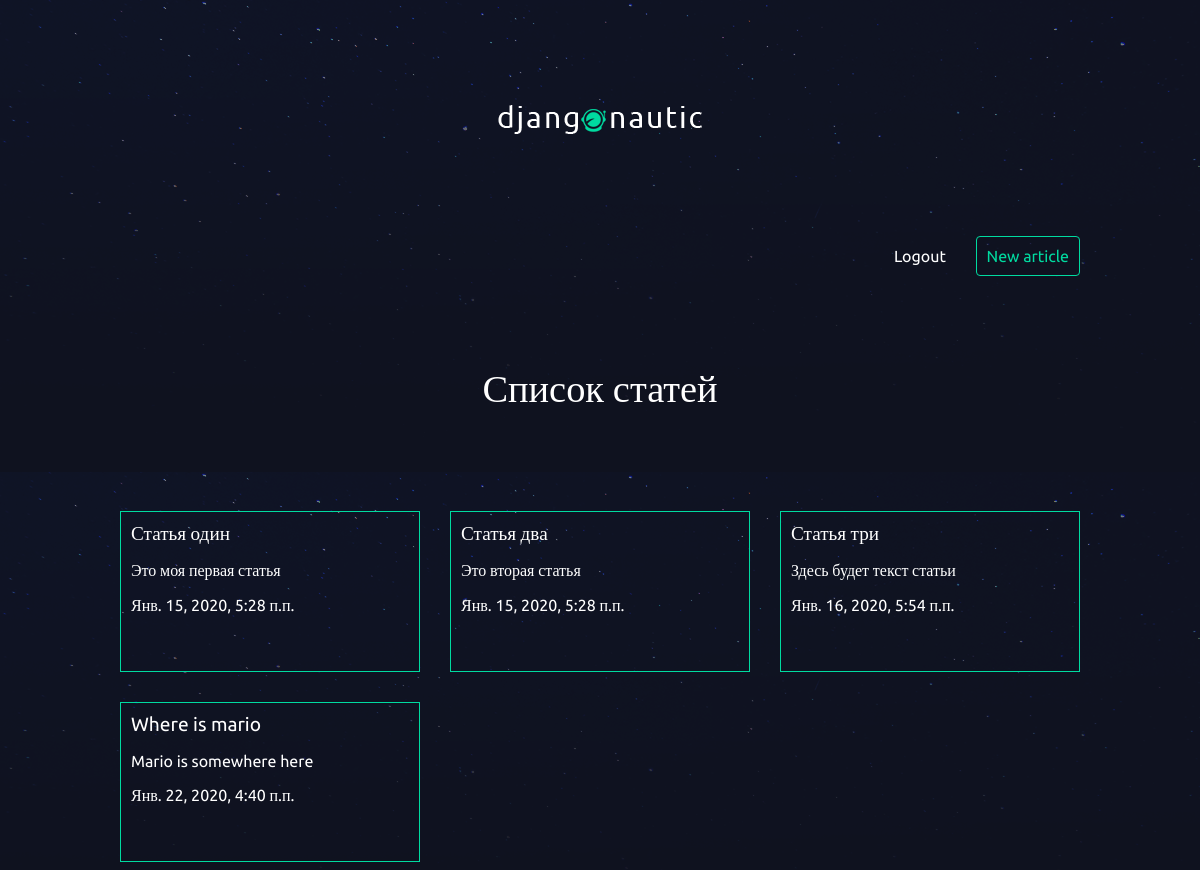
The app's page / (signed in) with its own data.
### blog/models.py (models this page shows, shortened)
class Article(models.Model):
    title = models.CharField(max_length=100)
    slug = models.SlugField(null=True, blank=True)
    body = models.TextField(null=True, blank=True)
    seo_title = models.CharField(null=True, blank=True, max_length=100)
    seo_description = models.CharField(null=True, blank=True, max_length=1000)
    date = models.DateTimeField(auto_now_add=True)
    thumb = models.ImageField(default='default.png', blank=True)
    author = models.ForeignKey(User, on_delete=models.CASCADE, default=None)

### blog/views.py (the view)
# urls.py: path('', views.article_list, name='list'),
def article_list(request):
    articles = Article.objects.all().order_by('date')
    return render(request, 'articles/article_list.html', {'articles':articles})

### blog/templates/articles/article_list.html
{% extends 'base_layout.html' %}
{% block content %}
    <h1>Список статей</h1>
    <div class="articles">
        {% for article in articles %}
            <div class="article">
                <h2><a href="{% url 'detail' slug=article.slug %}">{{ article.title }}</a></h2>
                <p>{{ article.body }}</p>
                <p>{{ article.date }}</p>
            </div>
        {% endfor %}
    </div>
{% endblock %}

### assets/styles.css (style rules this page uses)
body { background-color: #0f121f; background-image: url(/static/stars.png); background-repeat-y: no-repeat; color: #fff; }
body * { font-family: Ubuntu; }
h1, h2, h3, h4, h5 { font-weight: normal; margin: 0; }
a, a:hover, a:visited { color: #fff; text-decoration: none; }
div.wrapper > h1 { text-align: center; margin: 100px auto; font-size: 2.4em }
.articles { display: grid; grid-template-columns: 1fr 1fr 1fr; grid-gap: 30px; }
.article { padding: 10px; border: 1px solid #00dba0; position: relative; padding-bottom: 40px; }
.article h2 { font-size: 1.2em; }

### records on screen
Article: title "Статья один", body "Это моя первая статья", date "Янв. 15, 2020, 5:28 п.п."
Article: title "Статья два", body "Это вторая статья", date "Янв. 15, 2020, 5:28 п.п."
Article: title "Статья три", body "Здесь будет текст статьи", date "Янв. 16, 2020, 5:54 п.п."
Article: title "Where is mario", body "Mario is somewhere here", date "Янв. 22, 2020, 4:40 п.п."
